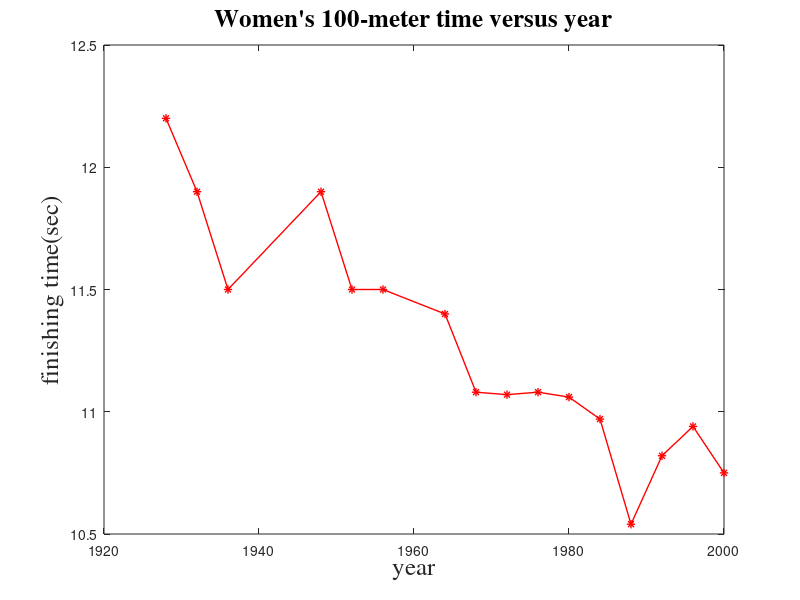
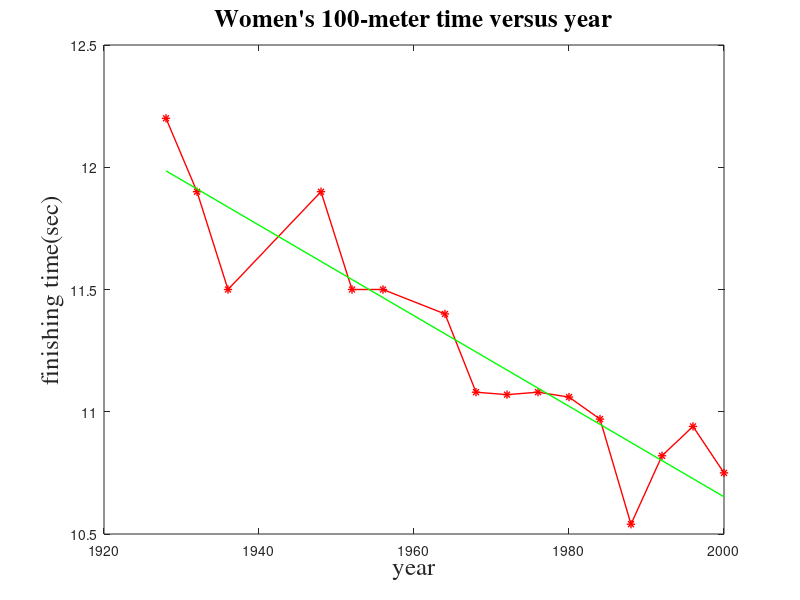

Write MATLAB code to recreate these figures, in order.
%%%%%%%%%%%%%%%%%%%%%%%%%%%%%%
%Joseph Doyle, UML Spring '19%
%EECE 1070-821 Lab           %
%Lab 3                       %
%%%%%%%%%%%%%%%%%%%%%%%%%%%%%%

%part 1 section a
year = [1928 1932 1936 1948 1952 1956 1964 1968 1972 1976 ...
    1980 1984 1988 1992 1996 2000]
time = [12.2 11.9 11.5 11.9 11.5 11.5 11.4 11.08 11.07...
    11.08 11.06 10.97 10.54 10.82 10.94 10.75]

%plot time vs year
a = axes
set(a,'fontsize',18,'fontname','times')
plot(year, time,'-*','linewidth',1,'color','r','markersize',6)
hold on
xlabel('year','fontsize',18,'fontname','times')
ylabel('finishing time(sec)','fontsize',18,'fontname','times')
title("Women's 100-meter time versus year",'fontsize',18,'fontname','times')
%save plot as png for report
print('-dpng','-r300','Part 1(a)')

%part 1 section b
fit1=polyfit(year,time,1) %get the fit coefficients

%part 1 section c
%plot the best fit
plot (year, polyval(fit1,year),'linewidth',1,'color','g','markersize',6)
%save plot as png for report
print('-dpng','-r300','Part 1(b)')